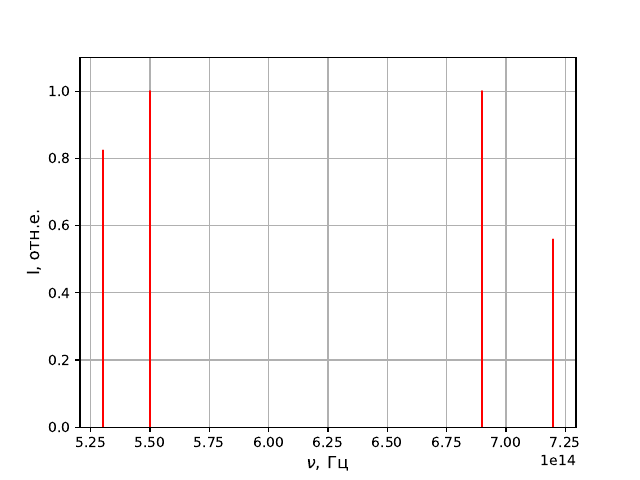

This chart was generated by the following Python code:
import numpy as np
from functions import parsing
import matplotlib.pyplot as plt 
name='rec\\n4.tsv'
f,I=parsing(name,1,2)

c=299792458 #м/с
e=1.60217662*10**(-19)# Кл
h = 6.62607004081*10**-34
pi=3.14159265
I=I/17
print(f[1])
x=np.array([f[1]-0.001,f[1],f[1]+0.001])
y=np.array([0,I[1],0])
plt.plot(x,y,'r')
print(f[0])
x=np.array([f[0]-0.001,f[0],f[0]+0.001])
y=np.array([0,I[0],0])
plt.plot(x,y,'r')
print(f[2])
x=np.array([f[2]-0.001,f[2],f[2]+0.001])
y=np.array([0,I[2],0])
plt.plot(x,y,'r')
print(f[3])
x=np.array([f[3]-0.001,f[3],f[3]+0.001])
y=np.array([0,I[3],0])
plt.plot(x,y,'r')
# plt.plot(f,I,'*')

plt.ylabel('I, отн.е.',fontsize=12) 
plt.xlabel('$\\nu,\\,$Гц',fontsize=12)# 
plt.grid()
plt.ylim((0, 1.1))
plt.savefig('palka.pdf')
plt.show()